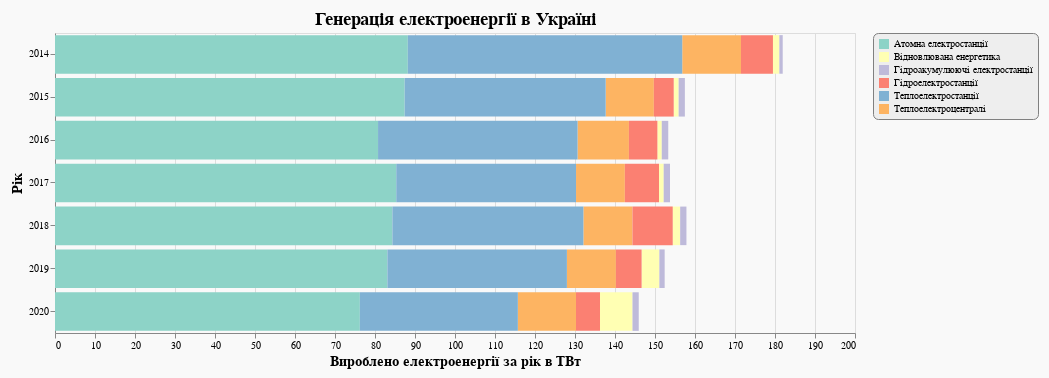

The code cell stored with this chart in its notebook:
### Code cell
alt.Chart(working_data, title={'text': "Генерація електроенергії в Україні"}).mark_bar().encode(
    x=alt.X('sum(production):Q', axis=alt.Axis(title='Вироблено електроенергії за рік в ТВт', titleFontSize=14)),
    y=alt.Y('year:N', axis=alt.Axis(title='Рік', titleFontSize=14)),
    color=alt.Color('source:N', scale = alt.Scale(scheme = 'set3')),
    order=alt.Order('order_of_source:N', sort="descending")
).properties(
    width = 800, height = 300, background = '#F9F9F9', padding = 10
).configure_title(fontSize=18).configure_legend(
    title=None,
    strokeColor='gray',
    fillColor='#EEEEEE',
    padding=5,
    cornerRadius=5
)

### Figure 1 — Vega-Lite specification as saved in the notebook (floating-point values rounded to 4 significant figures)
{"config": {"view": {"continuousWidth": 400, "continuousHeight": 300}, "legend": {"cornerRadius": 5, "fillColor": "#EEEEEE", "padding": 5, "strokeColor": "gray", "title": null}, "title": {"fontSize": 18}}, "data": {"name": "data-ae5326e641436e5c9d9d500006485cbf"}, "mark": "bar", "background": "#F9F9F9", "encoding": {"color": {"type": "nominal", "field": "source", "scale": {"scheme": "set3"}}, "order": {"type": "nominal", "field": "order_of_source", "sort": "descending"}, "x": {"type": "quantitative", "aggregate": "sum", "axis": {"title": "Вироблено електроенергії за рік в ТВт", "titleFontSize": 14}, "field": "production"}, "y": {"type": "nominal", "axis": {"title": "Рік", "titleFontSize": 14}, "field": "year"}}, "height": 300, "padding": 10, "title": {"text": "Генерація електроенергії в Україні"}, "width": 800, "$schema": "https://vega.github.io/schema/vega-lite/v4.8.1.json", "datasets": {"data-ae5326e641436e5c9d9d500006485cbf": [{"year": 2014, "production": 88.2, "source": "Атомна електростанції", "order_of_source": 83620000.0}, {"year": 2015, "production": 87.41, "source": "Атомна електростанції", "order_of_source": 83620000.0}, {"year": 2016, "production": 80.76, "source": "Атомна електростанції", "order_of_source": 83620000.0}, {"year": 2017, "production": 85.31, "source": "Атомна електростанції", "order_of_source": 83620000.0}, {"year": 2018, "production": 84.35, "source": "Атомна електростанції", "order_of_source": 83620000.0}, {"year": 2019, "production": 83.1, "source": "Атомна електростанції", "order_of_source": 83620000.0}, {"year": 2020, "production": 76.21, "source": "Атомна електростанції", "order_of_source": 83620000.0}, {"year": 2014, "production": 14.68, "source": "Теплоелектроцентралі", "order_of_source": 12970000.0}, {"year": 2015, "production": 12.04, "source": "Теплоелектроцентралі", "order_of_source": 12970000.0}, {"year": 2016, "production": 12.84, "source": "Теплоелектроцентралі", "order_of_source": 12970000.0}, {"year": 2017, "production": 12.21, "source": "Теплоелектроцентралі", "order_of_source": 12970000.0}, {"year": 2018, "production": 12.26, "source": "Теплоелектроцентралі", "order_of_source": 12970000.0}, {"year": 2019, "production": 12.25, "source": "Теплоелектроцентралі", "order_of_source": 12970000.0}, {"year": 2020, "production": 14.54, "source": "Теплоелектроцентралі", "order_of_source": 12970000.0}, {"year": 2014, "production": 1.606, "source": "Відновлювана енергетика", "order_of_source": 2792000.0}, {"year": 2015, "production": 1.235, "source": "Відновлювана енергетика", "order_of_source": 2792000.0}, {"year": 2016, "production": 1.093, "source": "Відновлювана енергетика", "order_of_source": 2792000.0}, {"year": 2017, "production": 1.177, "source": "Відновлювана енергетика", "order_of_source": 2792000.0}, {"year": 2018, "production": 1.864, "source": "Відновлювана енергетика", "order_of_source": 2792000.0}, {"year": 2019, "production": 4.442, "source": "Відновлювана енергетика", "order_of_source": 2792000.0}, {"year": 2020, "production": 8.125, "source": "Відновлювана енергетика", "order_of_source": 2792000.0}, {"year": 2014, "production": 68.61, "source": "Теплоелектростанції", "order_of_source": 49400000.0}, {"year": 2015, "production": 50.26, "source": "Теплоелектростанції", "order_of_source": 49400000.0}, {"year": 2016, "production": 49.88, "source": "Теплоелектростанції", "order_of_source": 49400000.0}, {"year": 2017, "production": 44.95, "source": "Теплоелектростанції", "order_of_source": 49400000.0}, {"year": 2018, "production": 47.75, "source": "Теплоелектростанції", "order_of_source": 49400000.0}, {"year": 2019, "production": 44.88, "source": "Теплоелектростанції", "order_of_source": 49400000.0}, {"year": 2020, "production": 39.5, "source": "Теплоелектростанції", "order_of_source": 49400000.0}, {"year": 2014, "production": 7.991, "source": "Гідроелектростанції", "order_of_source": 7299000.0}, {"year": 2015, "production": 4.964, "source": "Гідроелектростанції", "order_of_source": 7299000.0}, {"year": 2016, "production": 7.114, "source": "Гідроелектростанції", "order_of_source": 7299000.0}, {"year": 2017, "production": 8.532, "source": "Гідроелектростанції", "order_of_source": 7299000.0}, {"year": 2018, "production": 10.07, "source": "Гідроелектростанції", "order_of_source": 7299000.0}, {"year": 2019, "production": 6.422, "source": "Гідроелектростанції", "order_of_source": 7299000.0}, {"year": 2020, "production": 5.999, "source": "Гідроелектростанції", "order_of_source": 7299000.0}, {"year": 2014, "production": 0.8398, "source": "Гідроакумулюючі електростанції", "order_of_source": 1434000.0}, {"year": 2015, "production": 1.555, "source": "Гідроакумулюючі електростанції", "order_of_source": 1434000.0}, {"year": 2016, "production": 1.621, "source": "Гідроакумулюючі електростанції", "order_of_source": 1434000.0}, {"year": 2017, "production": 1.575, "source": "Гідроакумулюючі електростанції", "order_of_source": 1434000.0}, {"year": 2018, "production": 1.565, "source": "Гідроакумулюючі електростанції", "order_of_source": 1434000.0}, {"year": 2019, "production": 1.323, "source": "Гідроакумулюючі електростанції", "order_of_source": 1434000.0}, {"year": 2020, "production": 1.562, "source": "Гідроакумулюючі електростанції", "order_of_source": 1434000.0}]}}
